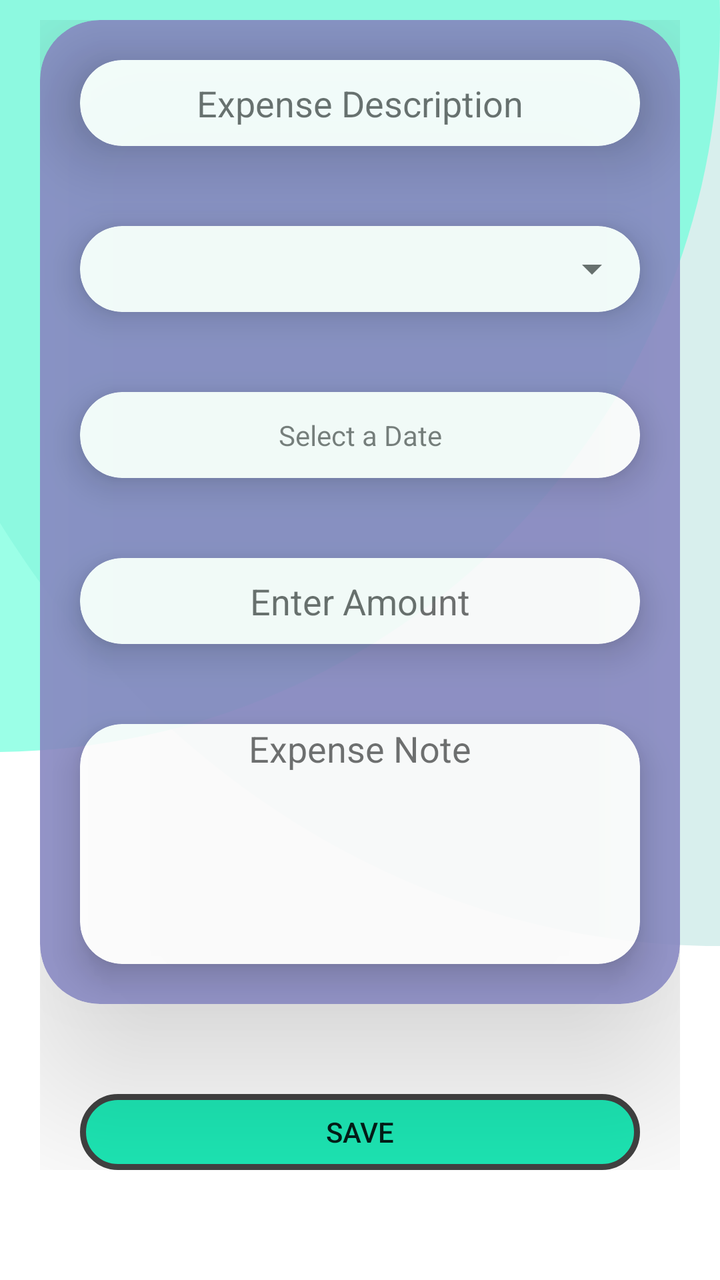
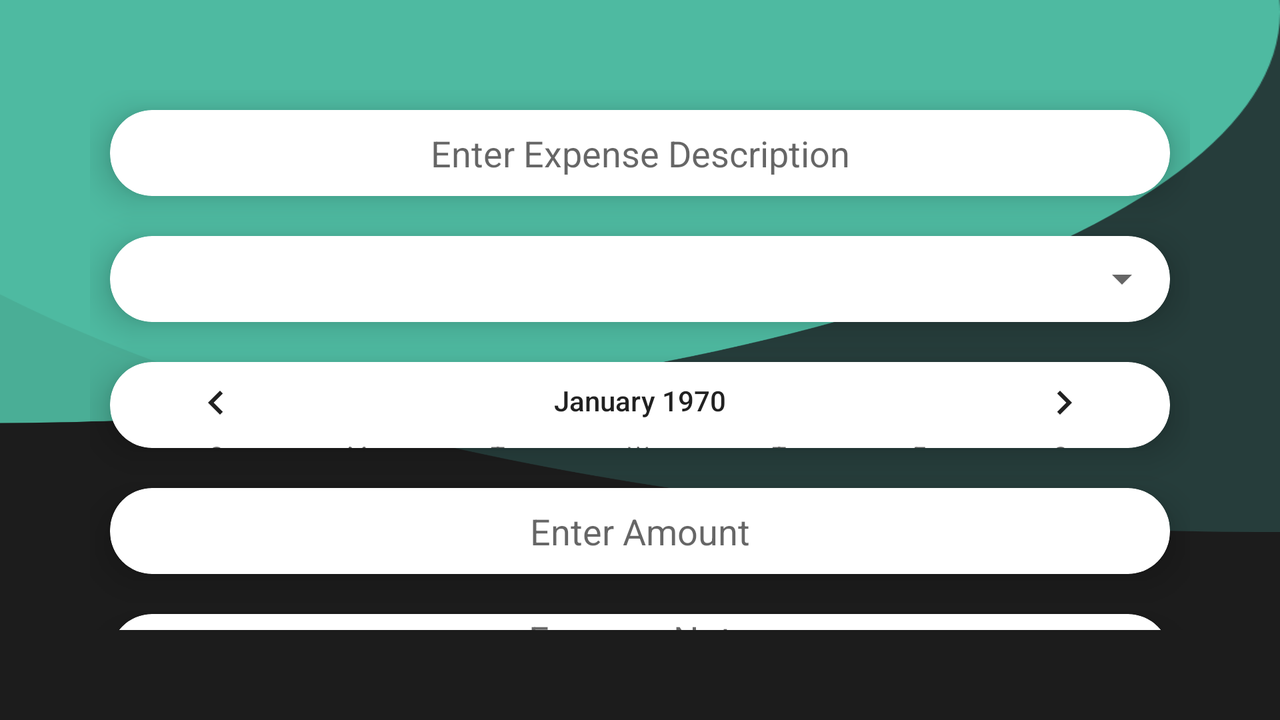

An Android layout and its configuration variant, each rendered on a device that would load it. The default file and the variant file are quoted in full after the pictures.
<!-- AndroidManifest.xml: application theme AppTheme -->
<!-- res/layout/activity_new_expense.xml -->
<?xml version="1.0" encoding="utf-8"?>
<androidx.constraintlayout.widget.ConstraintLayout xmlns:android="http://schemas.android.com/apk/res/android"
    xmlns:app="http://schemas.android.com/apk/res-auto"
    xmlns:tools="http://schemas.android.com/tools"
    android:layout_width="match_parent"
    android:layout_height="match_parent"
    android:background="@drawable/homeback"
    tools:context=".NewExpense">

    <LinearLayout
        android:id="@+id/linearLayout"
        android:layout_width="match_parent"
        android:layout_height="match_parent"
        android:layout_marginLeft="20dp"
        android:layout_marginTop="10dp"
        android:layout_marginRight="20dp"
        android:layout_marginBottom="55dp"
        android:orientation="vertical"
        app:layout_constraintBottom_toBottomOf="parent"
        app:layout_constraintEnd_toEndOf="parent"
        app:layout_constraintStart_toStartOf="parent"
        app:layout_constraintTop_toTopOf="parent">

        <androidx.cardview.widget.CardView
            android:layout_width="match_parent"
            android:layout_height="wrap_content"
            android:alpha="0.9"
            app:cardBackgroundColor="@color/cardback"
            app:cardCornerRadius="30dp"
            app:cardElevation="50dp">

            <LinearLayout
                android:layout_width="match_parent"
                android:layout_height="wrap_content"
                android:orientation="vertical">

                <androidx.cardview.widget.CardView
                    android:layout_width="match_parent"
                    android:layout_height="43dp"
                    android:layout_margin="20dp"
                    android:background="@android:color/transparent"
                    app:cardBackgroundColor="@android:color/background_light"
                    app:cardCornerRadius="21dp"
                    app:cardElevation="20dp">

                    <EditText
                        android:id="@+id/description"
                        android:layout_width="match_parent"
                        android:layout_height="match_parent"
                        android:background="@android:color/transparent"
                        android:ems="10"
                        android:hint="Expense Description"
                        android:maxLines="1"
                        android:textAlignment="center" />
                </androidx.cardview.widget.CardView>

                <androidx.cardview.widget.CardView
                    android:layout_width="match_parent"
                    android:layout_height="43dp"
                    android:layout_margin="20dp"
                    app:cardBackgroundColor="@android:color/background_light"
                    app:cardCornerRadius="21dp"
                    app:cardElevation="10dp">

                    <Spinner
                        android:id="@+id/type_spinner"
                        android:layout_width="match_parent"
                        android:layout_height="match_parent"
                        android:autofillHints="Expense Type" />
                </androidx.cardview.widget.CardView>

                <androidx.cardview.widget.CardView
                    android:layout_width="match_parent"
                    android:layout_height="43dp"
                    android:layout_gravity="center"
                    android:layout_margin="20dp"
                    app:cardBackgroundColor="@android:color/background_light"
                    app:cardCornerRadius="21dp"
                    app:cardElevation="10dp">

                    <TextView
                        android:id="@+id/date"
                        android:layout_width="match_parent"
                        android:layout_height="match_parent"
                        android:background="@android:color/transparent"
                        android:gravity="center"
                        android:text="Select a Date"
                        android:textAlignment="center"
                        tools:ignore="InvalidId" />
                </androidx.cardview.widget.CardView>

                <androidx.cardview.widget.CardView
                    android:layout_width="match_parent"
                    android:layout_height="43dp"
                    android:layout_margin="20dp"
                    app:cardBackgroundColor="@android:color/background_light"
                    app:cardCornerRadius="21dp"
                    app:cardElevation="10dp">

                    <EditText
                        android:id="@+id/amount"
                        android:layout_width="match_parent"
                        android:layout_height="match_parent"
                        android:background="@android:color/transparent"
                        android:ems="10"
                        android:gravity="center"
                        android:hint="Enter Amount"
                        android:inputType="numberDecimal"
                        android:maxLines="1"
                        android:textAlignment="center" />
                </androidx.cardview.widget.CardView>

                <androidx.cardview.widget.CardView
                    android:layout_width="match_parent"
                    android:layout_height="120dp"
                    android:layout_margin="20dp"
                    app:cardBackgroundColor="@android:color/background_light"
                    app:cardCornerRadius="21dp"
                    app:cardElevation="10dp">

                    <EditText
                        android:id="@+id/expense_note"
                        android:layout_width="match_parent"
                        android:layout_height="match_parent"
                        android:background="@android:color/transparent"
                        android:ems="10"
                        android:gravity="start|top"
                        android:hint="Expense Note"
                        android:inputType="textMultiLine"
                        android:maxLines="10"
                        android:textAlignment="center" />
                </androidx.cardview.widget.CardView>
            </LinearLayout>
        </androidx.cardview.widget.CardView>

        <Button
            android:id="@+id/save_expense"
            android:layout_width="match_parent"
            android:layout_height="wrap_content"
            android:layout_marginLeft="20dp"
            android:layout_marginTop="45dp"
            android:layout_marginRight="20dp"
            android:background="@drawable/custombutton"
            android:text="SAVE" />
    </LinearLayout>
</androidx.constraintlayout.widget.ConstraintLayout>
<!-- resources referenced by this layout -->
<resources>
  <color name="cardback">#898AC3</color>
  <!-- drawable custombutton (drawable) -->
  <?xml version="1.0" encoding="utf-8"?>
  <shape xmlns:android="http://schemas.android.com/apk/res/android">
      <stroke android:color="@color/cardview_dark_background" android:width="3dp"/>
      <solid android:color="#1DE9B6"/>
      <corners android:radius="50dp"/>
  </shape>
  <!-- drawable homeback: png bitmap (drawable-hdpi, 21767 bytes) -->
  <style name="AppTheme" parent="Theme.AppCompat.Light.NoActionBar">
          
          <item name="colorPrimary">@color/colorPrimary</item>
          <item name="colorPrimaryDark">@color/colorPrimaryDark</item>
          <item name="colorAccent">@color/colorAccent</item>
      </style>
  <color name="colorPrimary">#616A86</color>
  <color name="colorPrimaryDark">#616A86</color>
  <color name="colorAccent">#03DAC5</color>
</resources>
<!-- res/layout-land/activity_new_expense.xml (the repository's variant of the layout above) -->
<!-- drawn on the phone turned sideways -->
<?xml version="1.0" encoding="utf-8"?>
<androidx.constraintlayout.widget.ConstraintLayout xmlns:android="http://schemas.android.com/apk/res/android"
    xmlns:app="http://schemas.android.com/apk/res-auto"
    xmlns:tools="http://schemas.android.com/tools"
    android:layout_width="match_parent"
    android:layout_height="match_parent"
    android:background="@drawable/newexpense"
    tools:context=".NewExpense">
    <LinearLayout
        android:layout_width="match_parent"
        android:layout_height="match_parent"
        android:layout_margin="45dp"
        android:orientation="vertical"
        app:layout_constraintBottom_toBottomOf="parent"
        app:layout_constraintEnd_toEndOf="parent"
        app:layout_constraintStart_toStartOf="parent"
        app:layout_constraintTop_toTopOf="parent">
        <androidx.cardview.widget.CardView
            android:id="@+id/description"
            android:layout_width="match_parent"
            app:cardElevation="10dp"
            android:layout_height="43dp"
            android:background="@android:color/transparent"
            android:layout_margin="10dp"
            app:cardBackgroundColor="@android:color/background_light"
            app:cardCornerRadius="21dp">

            <EditText
                android:id="@+id/description"
                android:layout_width="match_parent"
                android:layout_height="match_parent"
                android:ems="10"
                android:background="@android:color/transparent"
                android:textAlignment="center"
                android:hint="Enter Expense Description"
                />
        </androidx.cardview.widget.CardView>

        <androidx.cardview.widget.CardView
            android:id="@+id/expense_type"
            android:layout_width="match_parent"
            android:layout_height="43dp"
            android:layout_margin="10dp"
            app:cardElevation="10dp"
            app:cardBackgroundColor="@android:color/background_light"
            app:cardCornerRadius="21dp">

            <Spinner
                android:id="@+id/type_spinner"
                android:layout_width="match_parent"
                android:layout_height="match_parent"
                android:autofillHints="Expense Type" />
        </androidx.cardview.widget.CardView>
        <androidx.cardview.widget.CardView
            android:id="@+id/date"
            android:layout_width="match_parent"
            android:layout_height="43dp"
            android:layout_margin="10dp"
            app:cardElevation="10dp"
            app:cardBackgroundColor="@android:color/background_light"
            android:layout_gravity="center"
            app:cardCornerRadius="21dp">

            <CalendarView
                android:id="@+id/date"
                android:layout_width="match_parent"
                android:layout_height="wrap_content" />
        </androidx.cardview.widget.CardView>
        <androidx.cardview.widget.CardView
            android:id="@+id/amount_input"
            android:layout_width="match_parent"
            android:layout_height="43dp"
            android:layout_margin="10dp"
            app:cardElevation="10dp"
            app:cardBackgroundColor="@android:color/background_light"
            app:cardCornerRadius="21dp">
            <EditText
                android:id="@+id/amount"
                android:layout_width="match_parent"
                android:layout_height="match_parent"
                android:background="@android:color/transparent"
                android:hint="Enter Amount"
                android:textAlignment="center"
                android:gravity="center"
                android:ems="10"
                android:inputType="numberDecimal" />
        </androidx.cardview.widget.CardView>
        <androidx.cardview.widget.CardView
            android:layout_width="match_parent"
            android:layout_height="120dp"
            app:cardElevation="10dp"
            app:cardBackgroundColor="@android:color/background_light"
            app:cardCornerRadius="21dp"
            android:layout_margin="10dp">
            <EditText
                android:id="@+id/expense_note"
                android:layout_width="match_parent"
                android:layout_height="match_parent"
                android:ems="10"
                android:background="@android:color/transparent"
                android:textAlignment="center"
                android:hint="Expense Note"
                android:gravity="start|top"
                android:inputType="textMultiLine" />
        </androidx.cardview.widget.CardView>
        <Button
            android:id="@+id/AddExpense"
            android:layout_width="match_parent"
            android:layout_height="wrap_content"
            android:layout_marginTop="80dp"
            android:layout_marginLeft="30dp"
            android:layout_marginRight="30dp"
            android:background="@drawable/custombutton"
            android:text="Add" />
    </LinearLayout>
</androidx.constraintlayout.widget.ConstraintLayout>
<!-- resources referenced by the variant -->
<!-- as the phone turned sideways resolves them -->
<resources>
  <!-- drawable custombutton (drawable) -->
  <?xml version="1.0" encoding="utf-8"?>
  <shape xmlns:android="http://schemas.android.com/apk/res/android">
      <stroke android:color="@color/cardview_dark_background" android:width="3dp"/>
      <solid android:color="#1DE9B6"/>
      <corners android:radius="50dp"/>
  </shape>
  <!-- drawable newexpense: png bitmap (drawable-hdpi, 23303 bytes) -->
  <style name="AppTheme" parent="Theme.AppCompat.Light.NoActionBar">
          
          <item name="colorPrimary">@color/colorPrimary</item>
          <item name="colorPrimaryDark">@color/colorPrimaryDark</item>
          <item name="colorAccent">@color/colorAccent</item>
      </style>
  <color name="colorPrimary">#616A86</color>
  <color name="colorPrimaryDark">#616A86</color>
  <color name="colorAccent">#03DAC5</color>
</resources>
